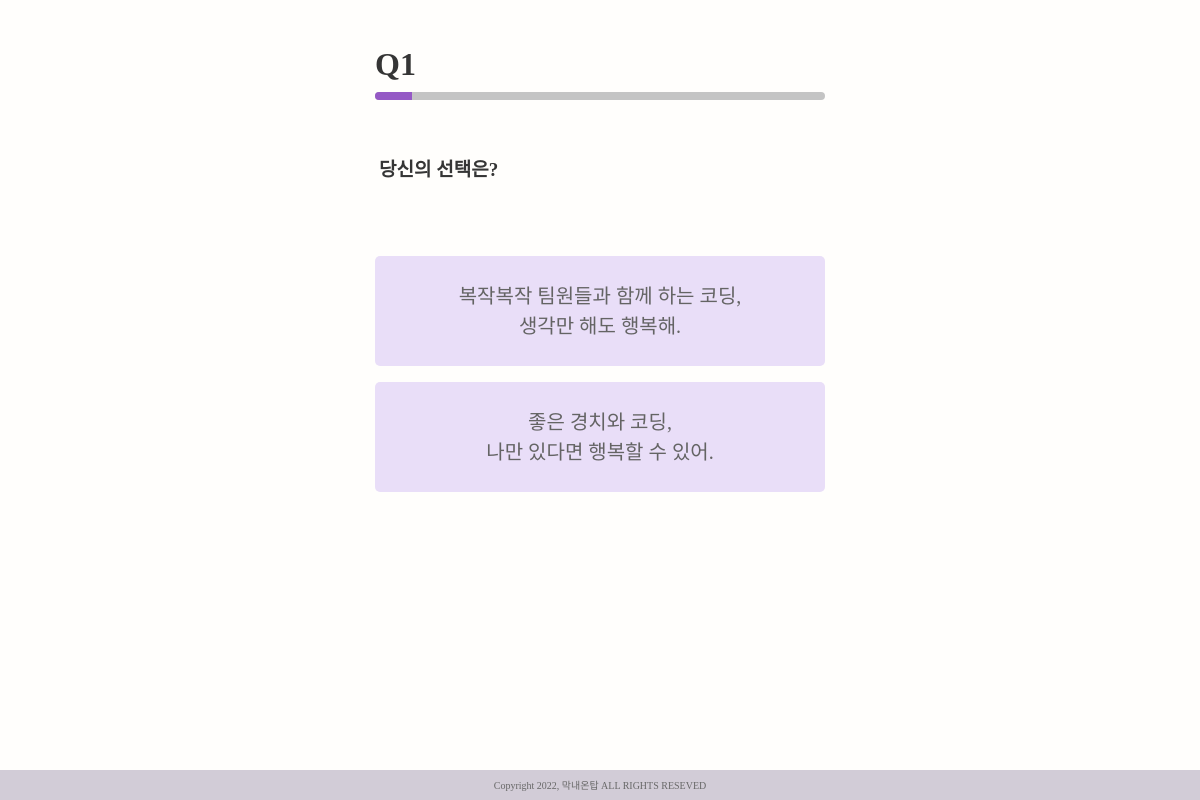
The page /mbti/1/ on the database its author committed.
### MBTI/models.py (models this page shows)
class Question(models.Model):
    title = models.TextField()
    choice_right = models.TextField()
    choice_left = models.TextField()
    question_category = models.TextField()

### MBTI/views.py (the view)
# urls.py: path('<int:question_pk>/', views.question_page, name='question_page'),
def question_page(request, question_pk):
    global flag
    if question_pk == 12:
        flag = 1
    questions = get_object_or_404(Question, pk = question_pk)
    context = {
        'questions' : questions,
        'progress': (question_pk/12)*100
    }
    return render(request, 'MBTI/question_page.html', context)

### MBTI/templates/MBTI/question_page.html (shortened to what this page needs)
{% extends 'base.html' %}
{% block content %}
  <p class="question-number mb-1">Q{{questions.pk}}</p>
  <div class="progress" style="height: 8px; background: #C4C4C4;">
    <div class="progress-bar" role="progressbar" style="width: {{ progress }}%; background: #9559C5;" aria-valuenow="{{ progress }}" aria-valuemin="0" aria-valuemax="100"></div>
  </div>
  <div class="question-box d-flex justify-content-start align-items-center">
    <p class="question-font ms-1">{{ questions.title | linebreaksbr }}</p>
  </div>
  <form id="choiceLeft" method="POST" data-question-id="{{ questions.pk }}" data-question-category="{{ questions.question_category }}">
    <button class="answer-box answer-font mt-3 mb-2 d-flex justify-content-center align-items-center border-0">
      <p class="m-0">
        {{ questions.choice_left | linebreaksbr }}
      </p>
    </button>
  </form>
  <form id="choiceRight" method="POST" data-question-id="{{ questions.pk }}" data-question-category="{{ questions.question_category }}">
    <button class="answer-box answer-font mt-3 mb-2 d-flex justify-content-center align-items-center border-0">
      <p class="m-0">
        {{ questions.choice_right | linebreaksbr }}
      </p>
    </button>
  </form>
{% endblock content %}

### MBTI/static/mbti.css (style rules this page uses)
body { background: #FFFEFC; }
.question-number { font-family: 'Leferi Base Type'; font-style: normal; font-weight: 700; font-size: 32px; color: #353535; margin: 0; }
.question-box { width: 100%; height: 110px; }
.question-font { font-family: 'Leferi Base Type'; font-style: normal; font-weight: 700; font-size: 15px; color: #353535; margin: 0; }
.answer-box { background: #E9DEF8; border-radius: 5px; height: 110px; text-decoration: none; width: 100%; padding: 0 1%; }
.answer-font { font-family: 'Leferi Base Type'; font-style: normal; font-weight: 400; font-size: 16px; color:#646464; margin: 0; text-align: center; }
@media (min-width: 480px) { .question-box { height: 140px; } }
@media (min-width: 480px) { .question-font { font-size: 19px; } }
@media (min-width: 480px) { .answer-font { font-size: 20px; } }

### rows shown on the page
Question: pk "1", title "당신의 선택은?", choice_left "복작복작 팀원들과 함께 하는 코딩, 생각만 해도 행복해.", choice_right "좋은 경치와 코딩, 나만 있다면 행복할 수 있어."
